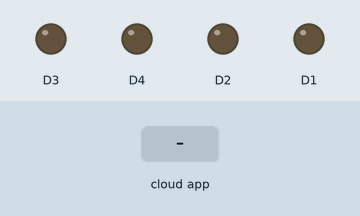
This sketch was run on a simulated ESP8266 (NodeMCU). Shown: output pins drawn as LEDs (lit = HIGH). Inputs (shaded band) come from the test bench. WiFi joins after 1.5 s; servers stay silent unless stated; what the sketch prints to the serial monitor is not drawn.

Above: at 3.2 s.
3.3 s: the phone or cloud app sets switch1 to 0
At 4.5 s:
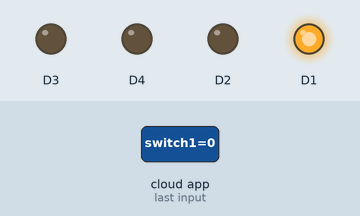
4.8 s: the phone or cloud app sets switch2 to 0
At 5.8 s:
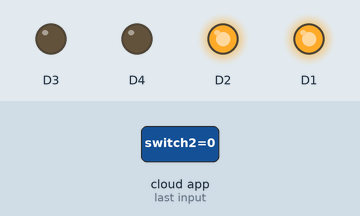
6.3 s: the phone or cloud app sets switch3 to 0
At 6.9 s:
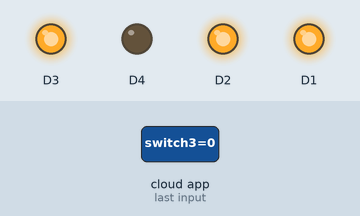
7.8 s: the phone or cloud app sets switch4 to 0
At 9.0 s:
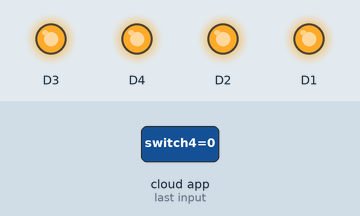
9.3 s: the phone or cloud app sets switch1 to 1
At 10.4 s:
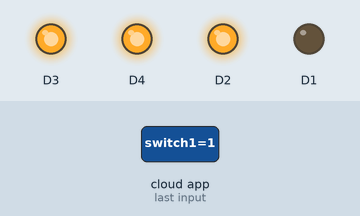
10.8 s: the phone or cloud app sets switch2 to 1
At 11.5 s:
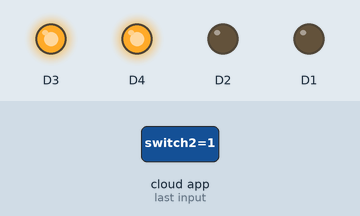
Timing chart, 0 to 13.3 s (numbered marks = the images above; inputs shaded):
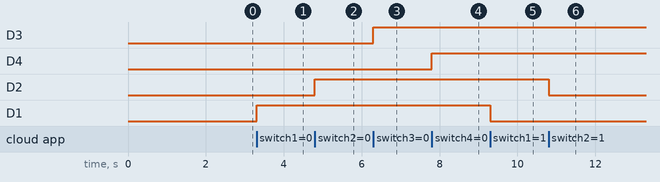

Measured:
- after the input at 3.3 s, D1: LOW → HIGH at once
- after the input at 4.8 s, D2: LOW → HIGH at once
- after the input at 6.3 s, D3: LOW → HIGH at once
- after the input at 7.8 s, D4: LOW → HIGH at once
- after the input at 9.3 s, D1: HIGH → LOW at once
- after the input at 10.8 s, D2: HIGH → LOW at once

The sketch:

smartboard-modify.ino
```cpp
// Code generated by Arduino IoT Cloud, DO NOT EDIT.

#include <ArduinoIoTCloud.h>
#include <Arduino_ConnectionHandler.h>

const char DEVICE_LOGIN_NAME[]  = " YOUR DEVICE ID ";

const char SSID[]               = "YOUR WIFI NAME";    // Network SSID (name)
const char PASS[]               = "YOUR WIFI-PASS";    // Network password (use for WPA, or use as key for WEP)
const char DEVICE_KEY[]  = "YOUR SECRET KEY";    // Secret device password

void onSwitch1Change();
void onSwitch2Change();
void onSwitch3Change();
void onSwitch4Change();

bool switch1;
bool switch2;
bool switch3;
bool switch4;

void initProperties(){

  ArduinoCloud.setBoardId(DEVICE_LOGIN_NAME);
  ArduinoCloud.setSecretDeviceKey(DEVICE_KEY);
  ArduinoCloud.addProperty(switch1, READWRITE, ON_CHANGE, onSwitch1Change);
  ArduinoCloud.addProperty(switch2, READWRITE, ON_CHANGE, onSwitch2Change);
  ArduinoCloud.addProperty(switch3, READWRITE, ON_CHANGE, onSwitch3Change);
  ArduinoCloud.addProperty(switch4, READWRITE, ON_CHANGE, onSwitch4Change);

}

WiFiConnectionHandler ArduinoIoTPreferredConnection(SSID, PASS);


void setup() {
  pinMode(D1,OUTPUT);
  pinMode(D2,OUTPUT);
  pinMode(D3,OUTPUT);
  pinMode(D4,OUTPUT);

  Serial.begin(9600);
    if (WiFi.status() == WL_CONNECTED) {
    Serial.println("Disconnecting from Wi-Fi...");
    WiFi.disconnect();
  }

  // Connect to Wi-Fi
  Serial.println("Connecting to Wi-Fi...");
  WiFi.begin(SSID, PASS);

  while (WiFi.status() != WL_CONNECTED) {
    delay(500);
    Serial.print(".");
  }

  Serial.println("");
  Serial.println("WiFi connected");
  Serial.print("IP address: ");
  Serial.println(WiFi.localIP());
  delay(500);
  initProperties();

  ArduinoCloud.begin(ArduinoIoTPreferredConnection);

  setDebugMessageLevel(2);
  ArduinoCloud.printDebugInfo();
}

void loop() {
  ArduinoCloud.update();


}
void onSwitch1Change()  {
  if (switch1)
  {
    digitalWrite(D1,LOW);

  }
  else
  {
    digitalWrite(D1,HIGH);
  }

}
void onSwitch2Change()  {
  if (switch2)
  {
    digitalWrite(D2,LOW);
  }
  else
  {
    digitalWrite(D2,HIGH);
  }

}
void onSwitch3Change()  {
  if (switch3)
  {
    digitalWrite(D3,LOW);

  }
  else
  {
    digitalWrite(D3,HIGH);
  }
}
void onSwitch4Change()  {
  if (switch4)
  {
    digitalWrite(D4,LOW);
  }
  else
  {
    digitalWrite(D4,HIGH);
  }
}
```
